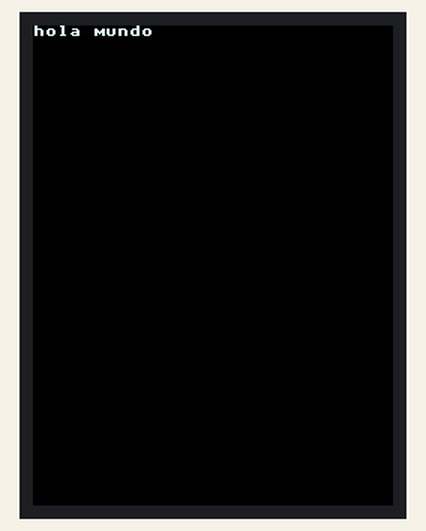
A program run on a simulated ESP32 board running MicroPython. Shown: 240×320 colour display. Library files of the repository ran but are not shown: ili9341.py. At 0.5 s the program stops and its outputs stay as they are.

Above: at 0.6 s.

The program:

demo_images.py
```python
from time import sleep
from ili9341 import Display
from machine import Pin, SPI


def test():
    """Test code."""
    # PINES
    spi = SPI(1, baudrate=10000000, sck=Pin(18), mosi=Pin(2))
    display = Display(spi, dc=Pin(4), cs=Pin(5), rst=Pin(17))


    display.draw_text8x8(0, 0, "hola mundo", 0xFFFFFF)


test()
```
